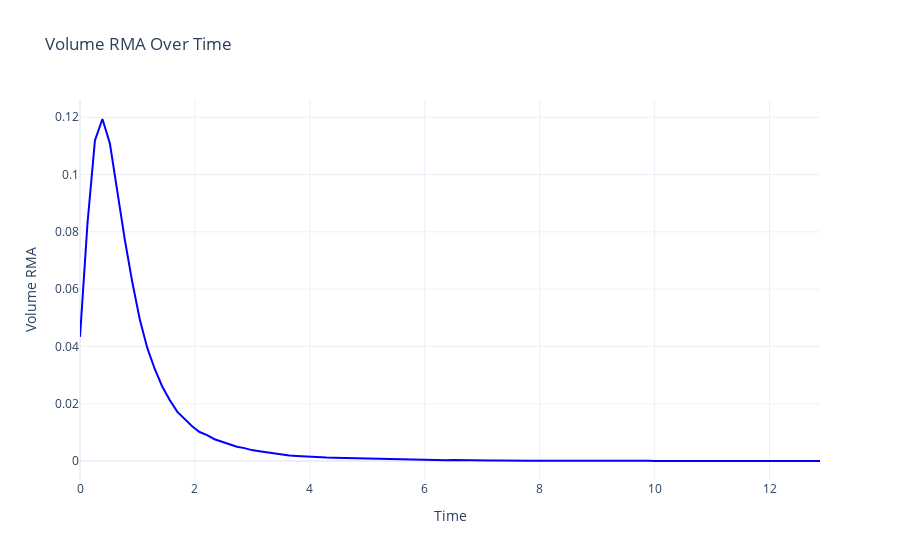

The cell this chart's notebook holds for it:
### Markdown cell above
# Visualizing volume_rma distribution

### Code cell
fig = go.Figure()
# for timeframe in mt_ohlcva.index.get_level_values(level='timeframe').unique():
#     ohlcva = single_timeframe(mt_ohlcva, timeframe)
#     fig.add_trace(go.Scatter(x=ohlcva.index.get_level_values(level='date'), y=ohlcva['volume_rma'], mode='lines', name=timeframe, line=dict(color=timeframe_color(timeframe))))
# fig.update_layout(title='Volume / RMA Over Time', xaxis_title='Time', yaxis_title='Volume RMA', template='plotly_white').show()
base_ohlcva = single_timeframe(mt_ohlcva, '1min')
count, edges = np.histogram(base_ohlcva['volume_rma'], bins=100, )
n_probability = count / len(base_ohlcva)
fig = go.Figure()
fig.add_trace(go.Scatter(x=edges, y=n_probability, mode='lines', name='p', line=dict(color='blue')))
fig.update_layout(title='Volume RMA Over Time', xaxis_title='Time', yaxis_title='Volume RMA', template='plotly_white')
fig.show()
